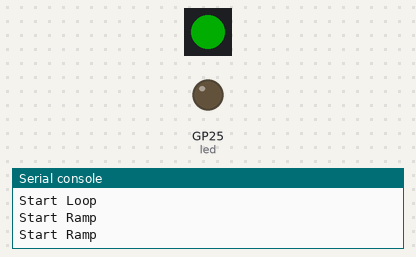
This program was run on a simulated Raspberry Pi Pico running CircuitPython. Parts: 1 RGB LEDs in strip order, left to right, output pins drawn as LEDs (lit = HIGH), the last lines printed to the serial console. Dim RGB values are drawn brighter than linear; USB keyboard and mouse output is not drawn; the clock reads 2024-03-15 10:24:30 at power-on unless the program sets it.

Above: at 12.0 s.
At 25.5 s:
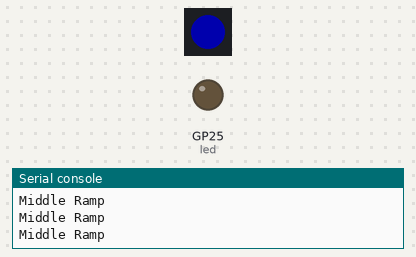
At 38.5 s:
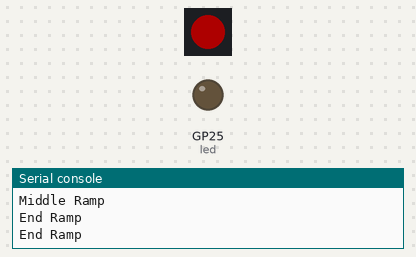
At 40.06 s:
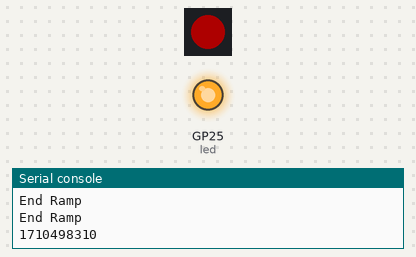
Timing chart, 0 to 49.2 s (numbered marks = the images above):
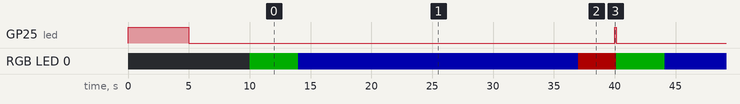

The program:

code.py
```python
# Rasperry Pico Mouse Jiggler Delux
#

import time
import board
import digitalio
import neopixel
import usb_hid
from adafruit_hid.mouse import Mouse


# Set NeoPixel
pixel_pin = board.GP0
num_pixels = 1
ORDER = neopixel.GRB
pixels = neopixel.NeoPixel(
    pixel_pin, num_pixels, brightness=0.2, auto_write=False, pixel_order=ORDER
)

# Set HID Mouse
mouse = Mouse(usb_hid.devices)

#Set onboard LED
led = digitalio.DigitalInOut(board.LED)
led.direction = digitalio.Direction.OUTPUT
led.value = True
time.sleep(5)
led.value = False
time.sleep(5)


pixels.fill((0, 255, 0))
pixels.show()

# Set the number of pixel the mouse will moved
mdelta = 2
# set the time in second between
mloop = 30
mloopS = int(round(mloop * 0.1))
mloopE = int(round(mloop * 0.9))
print(mloopS)
print(mloopE)

mstart = time.time()
print("Start Loop")

while True:
    mcurrent = time.time()
    if mcurrent >= mstart + mloop:
        mstart = mcurrent
        print(mcurrent)
        led.value = True
        time.sleep(0.1)
        mouse.move(mdelta * -1, mdelta * -1, 0)
        led.value = False
        mouse.move(mdelta, mdelta, 0)
        print("Mouse move")

    if mcurrent-mstart <= mloopS:
        pixels.fill((0, 255, 0))
        pixels.show()
        print("Start Ramp")

    elif mcurrent-mstart > mloopS and mcurrent-mstart < mloopE:
        pixels.fill((0, 0, 255))
        pixels.show()
        print("Middle Ramp")

    elif mcurrent-mstart >= mloopE:
        pixels.fill((255, 0, 0))
        pixels.show()
        print("End Ramp")
    time.sleep(1)
```

Measured:
- by itself, GP25 (led): repeats every 30.1 s: HIGH 0.10 s, LOW 30.0 s
- by itself, RGB LED 0: repeats every 30.1 s: RGB(0, 0, 51) 23.0 s, RGB(51, 0, 0) 3.1 s, RGB(0, 51, 0) 4.0 s
- by itself, everything shown: repeats every 30.1 s, in 4 steps
